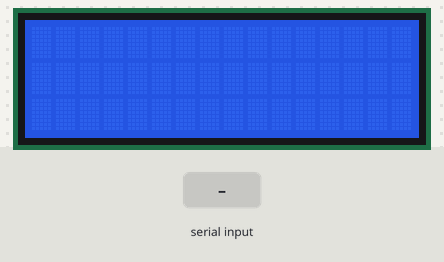
The program below on a simulated Arduino Uno, built with avr-gcc and run on an emulated ATmega328P. Parts: 16×3 character LCD. The test bench sets the inputs (shaded band).

Above: at 1.2 s.
1.3 s: "1\n" received over the second serial link
At 2.1 s:
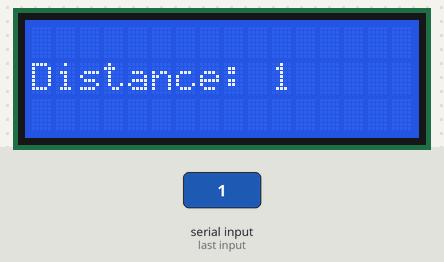
3.9 s: "0\n" received over the second serial link
At 4.96 s:
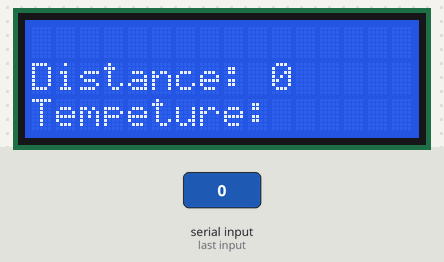
Timing chart, 0 to 6.9 s (numbered marks = the images above; inputs shaded):
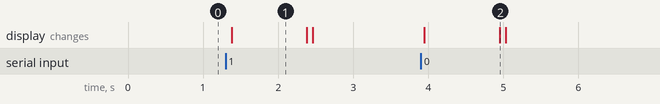

The program:

main.cpp
```cpp
#include <Arduino.h>
#include <AltSoftSerial.h>
#include <LiquidCrystal.h>
#include<Wire.h>

using namespace std;


// initialize the library with the numbers of the interface pins
LiquidCrystal lcd(12, 11, 5, 4, 3, 2);
AltSoftSerial altSerial;
String UT_data ;
String distance;
String tempeture;

void setup() {
  Serial.begin(9600, SERIAL_8E1);
  lcd.begin(16, 3);

  altSerial.begin(9600);

}

void loop() {
  lcd.clear();
  if(Serial.available()>= 4){
    UT_data = Serial.read();
    lcd.setCursor(0,0);
    lcd.print("UTData: ");
    lcd.print(UT_data);
  }
  if (altSerial.available()) {
    distance = altSerial.readStringUntil('\n');
    lcd.setCursor(0,1);
    lcd.print("Distance: ");
    lcd.print(distance);
    tempeture = altSerial.readStringUntil('\n');
    lcd.setCursor(0,2);
    lcd.print("Tempeture: ");
    lcd.print(tempeture);

  }
  delay(80);
}
```

Measured:
- after the input at 1.3 s, the display: changes after 0.08 s (image 1)
- after the input at 3.9 s, the display: first changes after 0.05 s (image 2 shows a later state)
- what the display in image 1 shows lasts 1.0 s, from 1.4 s to 2.4 s
